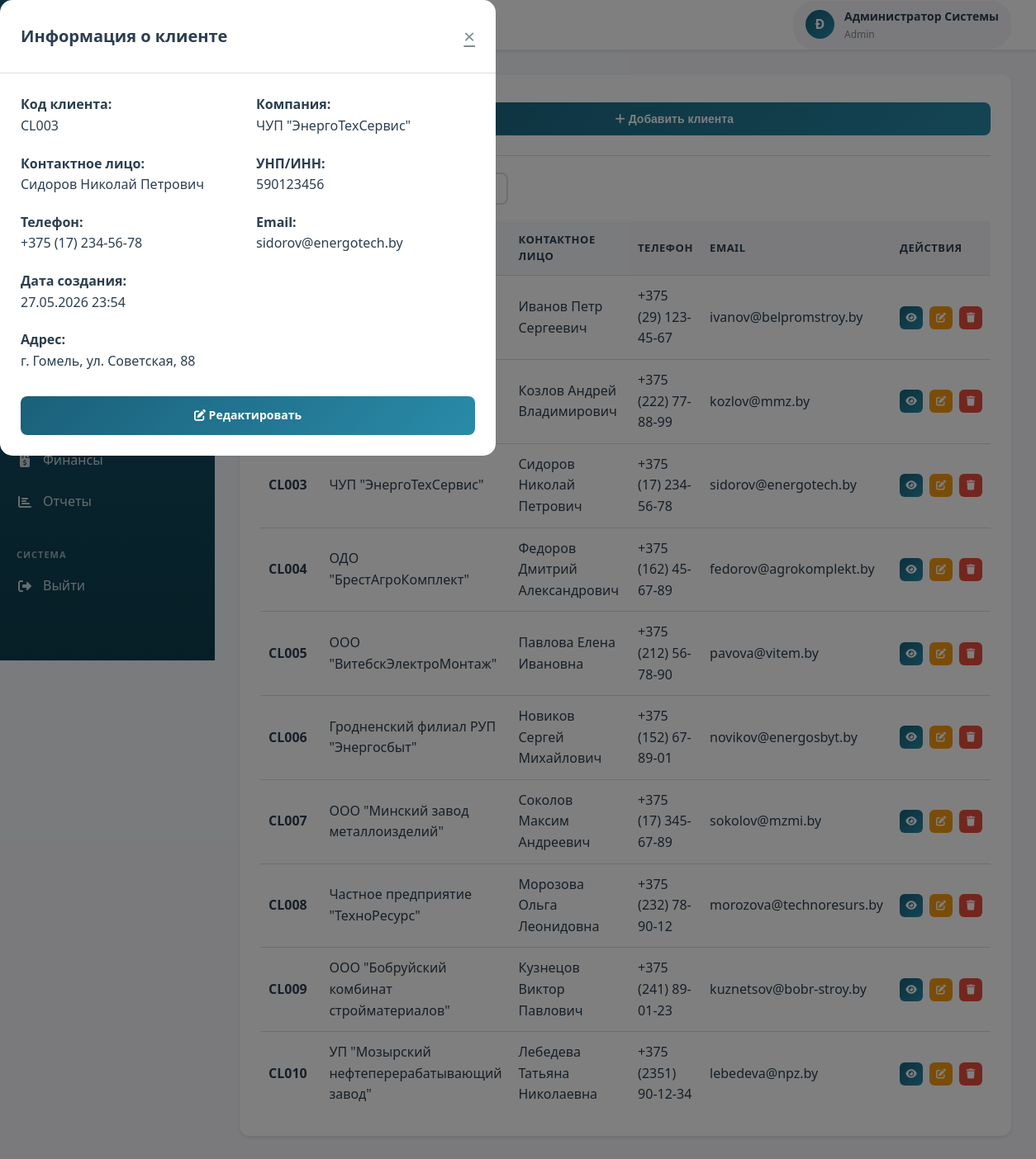
The app's page /modules/clients/index.php?view=3 (signed in) with its own data.
### tables this page shows
CREATE TABLE clients (
    id INT AUTO_INCREMENT PRIMARY KEY,
    client_code VARCHAR(50) NOT NULL UNIQUE,
    company_name VARCHAR(200),
    contact_person VARCHAR(100),
    inn VARCHAR(20),
    address TEXT,
    phone VARCHAR(20),
    email VARCHAR(100),
    website VARCHAR(200),
    payment_terms TEXT,
    created_at TIMESTAMP DEFAULT CURRENT_TIMESTAMP,
    updated_at TIMESTAMP DEFAULT CURRENT_TIMESTAMP ON UPDATE CURRENT_TIMESTAMP
);

### includes/config.php (called while the page is built, shortened)
<?php
function isLoggedIn() {
    return isset($_SESSION['user_id']) && isset($_SESSION['user_role']);
}
function hasRole($allowedRoles) {
    return in_array($_SESSION['user_role'], $allowedRoles);
}
?>

### modules/clients/index.php (the view, shortened to what this page needs)
<?php
require_once '../../includes/config.php';
$pdo = getDBConnection();
if (isset($_GET['view'])) {
    try {
        $clientId = (int)$_GET['view'];
        $stmt = $pdo->prepare("SELECT * FROM clients WHERE id = :id");
        $stmt->execute([':id' => $clientId]);
        $viewClient = $stmt->fetch();
    } catch (PDOException $e) {
        $error = 'Ошибка загрузки данных клиента';
        error_log($e->getMessage());
    }
}
try {
    $stmt = $pdo->query("SELECT * FROM clients ORDER BY created_at DESC");
    $clients = $stmt->fetchAll();
} catch (PDOException $e) {
    $error = 'Ошибка загрузки данных';
    $clients = [];
}
$userFullName = $_SESSION['full_name'];
$initials = strtoupper(substr($userFullName, 0, 1));
?>
<!DOCTYPE html>
<html lang="ru">
<head>
    <link rel="stylesheet" href="../../assets/css/style.css">
    <link rel="stylesheet" href="https://cdnjs.cloudflare.com/ajax/libs/font-awesome/6.4.0/css/all.min.css">
</head>
<body>
    <div class="dashboard-container">
        <aside class="sidebar">
            <div class="sidebar-header">
                <div class="sidebar-logo">
                    <div class="logo-icon">
                    </div>
                    <div class="logo-text">
                        <h2>Полесьеэлектромаш</h2>
                        <p>Корпоративная система</p>
                    </div>
                </div>
            </div>
            <?php
            include '../../includes/sidebar.php';
            ?>
        </aside>
        <div class="main-content">
            <header class="header">
                <div class="header-left">
                    <div class="header-title">
                        <h1>Управление клиентами</h1>
                    </div>
                </div>
                <div class="header-right">
                    <div class="user-info">
                        <div class="user-avatar">
                            <?php echo $initials; ?>
                        </div>
                        <div class="user-details">
                            <span class="user-name"><?php echo htmlspecialchars($userFullName); ?></span>
                            <span class="user-role"><?php echo ucfirst($userRole); ?></span>
                        </div>
                    </div>
                </div>
            </header>
            <div class="content-area">
                <div class="card">
                    <div class="card-header">
                        <h2 class="card-title">База клиентов</h2>
                        <?php if (hasRole(['admin', 'manager'])): ?>
                            <button class="btn btn-primary" onclick="openModal('addClientModal')">
                                <i class="fas fa-plus"></i> Добавить клиента
                            </button>
                        <?php endif; ?>
                    </div>
                    <div style="margin-bottom: 20px;">
                    </div>
                    <div class="table-responsive">
                        <table class="data-table" id="clientsTable">
                            <thead>
                                <tr>
                                    <th>Код</th>
                                    <th>Компания</th>
                                    <th>Контактное лицо</th>
                                    <th>Телефон</th>
                                    <th>Email</th>
                                    <th>Действия</th>
                                </tr>
                            </thead>
                            <tbody>
                                <?php if (empty($clients)): ?>
                                    <tr>
                                        <td colspan="6" class="text-center">Клиентов не найдено</td>
                                    </tr>
                                <?php else: ?>
                                    <?php foreach ($clients as $client): ?>
                                        <tr>
                                            <td><strong><?php echo htmlspecialchars($client['client_code']); ?></strong></td>
                                            <td><?php echo htmlspecialchars($client['company_name'] ?? 'Не указано'); ?></td>
                                            <td><?php echo htmlspecialchars($client['contact_person'] ?? 'Не указано'); ?></td>
                                            <td><?php echo htmlspecialchars($client['phone'] ?? 'Не указано'); ?></td>
                                            <td><?php echo htmlspecialchars($client['email'] ?? 'Не указано'); ?></td>
                                            <td>
                                                <div class="action-buttons">
                                                    <a href="?view=<?php echo $client['id']; ?>"
                                                       class="btn btn-sm btn-icon btn-primary"
                                                       title="Просмотр">
                                                        <i class="fas fa-eye"></i>
                                                    </a>
                                                    <?php if (hasRole(['admin', 'manager'])): ?>
                                                        <a href="?edit=<?php echo $client['id']; ?>"
                                                           class="btn btn-sm btn-icon btn-secondary"
                                                           title="Редактировать">
                                                            <i class="fas fa-edit"></i>
                                                        </a>
                                                        <a href="?delete=<?php echo $client['id']; ?>"
                                                           class="btn btn-sm btn-icon btn-danger"
                                                           onclick="return confirm('Вы уверены, что хотите удалить клиента?')"
                                                           title="Удалить">
                                                            <i class="fas fa-trash"></i>
                                                        </a>
                                                    <?php endif; ?>
                                                </div>
                                            </td>
                                        </tr>
                                    <?php endforeach; ?>
                                <?php endif; ?>
                            </tbody>
                        </table>
                    </div>
                </div>
            </div>
        </div>
    </div>
    <?php if (isset($viewClient) && $viewClient): ?>
    <div id="viewClientModal" class="modal" style="display: block;">
        <div class="modal-content">
            <div class="modal-header">
                <h2>Информация о клиенте</h2>
                <a href="index.php" class="modal-close">&times;</a>
            </div>
            <div class="modal-body">
                <div style="display: grid; grid-template-columns: 1fr 1fr; gap: 20px;">
                    <div>
                        <p><strong>Код клиента:</strong></p>
                        <p><?php echo htmlspecialchars($viewClient['client_code']); ?></p>
                    </div>
                    <div>
                        <p><strong>Компания:</strong></p>
                        <p><?php echo htmlspecialchars($viewClient['company_name'] ?? 'Не указано'); ?></p>
                    </div>
                    <div>
                        <p><strong>Контактное лицо:</strong></p>
                        <p><?php echo htmlspecialchars($viewClient['contact_person'] ?? 'Не указано'); ?></p>
                    </div>
                    <div>
                        <p><strong>УНП/ИНН:</strong></p>
                        <p><?php echo htmlspecialchars($viewClient['inn'] ?? 'Не указано'); ?></p>
                    </div>
                    <div>
                        <p><strong>Телефон:</strong></p>
                        <p><?php echo htmlspecialchars($viewClient['phone'] ?? 'Не указано'); ?></p>
                    </div>
                    <div>
                        <p><strong>Email:</strong></p>
                        <p><?php echo htmlspecialchars($viewClient['email'] ?? 'Не указано'); ?></p>
                    </div>
                    <div>
                        <p><strong>Дата создания:</strong></p>
                        <p><?php echo date('d.m.Y H:i', strtotime($viewClient['created_at'])); ?></p>
                    </div>
                </div>
                <div style="margin-top: 20px;">
                    <p><strong>Адрес:</strong></p>
                    <p><?php echo htmlspecialchars($viewClient['address'] ?? 'Не указано'); ?></p>
                </div>
                <?php if (hasRole(['admin', 'manager'])): ?>
                <div style="margin-top: 30px; text-align: right;">
                    <a href="?edit=<?php echo $viewClient['id']; ?>" class="btn btn-primary">
                        <i class="fas fa-edit"></i> Редактировать
                    </a>
                </div>
                <?php endif; ?>
            </div>
        </div>
    </div>
    <?php endif; ?>
</body>
</html>

### records on screen
clients: contact_person "Иванов Петр Сергеевич", phone "+375 (29) 123-45-67", email "ivanov@belpromstroy.by"
clients: contact_person "Козлов Андрей Владимирович", phone "+375 (222) 77-88-99", email "kozlov@mmz.by"
clients: client_code "CL003", company_name "ЧУП \"ЭнергоТехСервис\"", contact_person "Сидоров Николай Петрович", phone "+375 (17) 234-56-78", email "sidorov@energotech.by", inn "590123456", created_at "27.05.2026 23:54", address "г. Гомель, ул. Советская, 88"
clients: client_code "CL004", company_name "ОДО \"БрестАгроКомплект\"", contact_person "Федоров Дмитрий Александрович", phone "+375 (162) 45-67-89", email "fedorov@agrokomplekt.by"
clients: client_code "CL005", company_name "ООО \"ВитебскЭлектроМонтаж\"", contact_person "Павлова Елена Ивановна", phone "+375 (212) 56-78-90", email "pavova@vitem.by"
clients: client_code "CL006", company_name "Гродненский филиал РУП \"Энергосбыт\"", contact_person "Новиков Сергей Михайлович", phone "+375 (152) 67-89-01", email "novikov@energosbyt.by"
clients: client_code "CL007", company_name "ООО \"Минский завод металлоизделий\"", contact_person "Соколов Максим Андреевич", phone "+375 (17) 345-67-89", email "sokolov@mzmi.by"
clients: client_code "CL008", company_name "Частное предприятие \"ТехноРесурс\"", contact_person "Морозова Ольга Леонидовна", phone "+375 (232) 78-90-12", email "morozova@technoresurs.by"
clients: client_code "CL009", company_name "ООО \"Бобруйский комбинат стройматериалов\"", contact_person "Кузнецов Виктор Павлович", phone "+375 (241) 89-01-23", email "kuznetsov@bobr-stroy.by"
clients: client_code "CL010", company_name "УП \"Мозырский нефтеперерабатывающий завод\"", contact_person "Лебедева Татьяна Николаевна", phone "+375 (2351) 90-12-34", email "lebedeva@npz.by"

### other values on screen
$item['text'] "Финансы"
$item['text'] "Отчеты"
$initials "Ð"
$userFullName "Администратор Системы"
$userRole "Admin"
